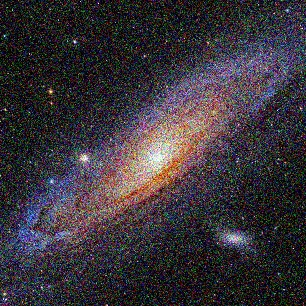
#> input picture galaxia/galaxia_0.jpg, 306 x 306 px; its folder holds 5 pictures in this run
$ python exc_01.py
#> lines starting #> are read from the running program, lines starting #| are printed output that depends on the picture
import cv2
import os
import numpy as np
import matplotlib.pyplot as plt

# a imagem com média fica ainda com bastante ruído de sal
#já a de mediana aparenta ter melhor resultado, mas apresenta ainda muitos ruídos cinza

# Caminho da pasta com as imagens
pasta = "galaxia"

# Lista todos os arquivos da pasta
arquivos = [f for f in os.listdir(pasta) if f.endswith(('.jpg'))]

# Acumula as imagens
soma_media = None
soma_mediana = None
cont = 0

for arquivo in arquivos:
    caminho = os.path.join(pasta, arquivo)
    img = cv2.imread(caminho, cv2.IMREAD_GRAYSCALE)
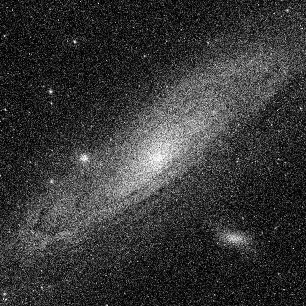
#> img: shape (306, 306); min 0, max 255, mean 54.9

    # Aplica filtros
    img_media = cv2.blur(img, (5,5))
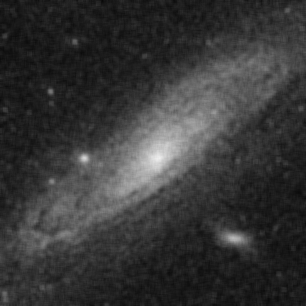
#> img_media: shape (306, 306); min 9, max 238, mean 54.9
    img_mediana = cv2.medianBlur(img, 5)

    # Inicializa as somas na primeira rodada
    if soma_media is None:
        soma_media = np.zeros_like(img, dtype=np.float32)
        soma_mediana = np.zeros_like(img, dtype=np.float32)

    # Acumula
    soma_media += img_media
    soma_mediana += img_mediana
    cont += 1
#> pass 2 of the loop `for arquivo in arquivos:`:
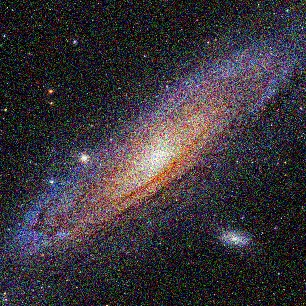
#> input picture galaxia/galaxia_1.jpg, 306 x 306 px
#> `img = cv2.imread(caminho, cv2.IMREAD_GRAYSCALE)`:
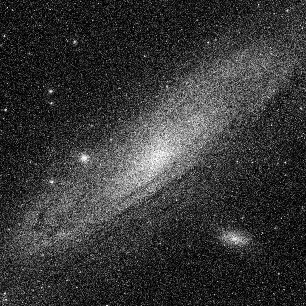
#> img: shape (306, 306); min 0, max 255, mean 54.8
#> `img_media = cv2.blur(img, (5,5))`:
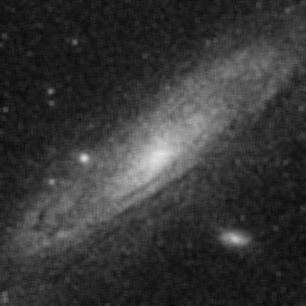
#> img_media: shape (306, 306); min 10, max 227, mean 54.8
#> pass 3 of the loop `for arquivo in arquivos:`:
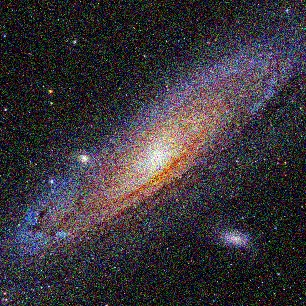
#> input picture galaxia/galaxia_10.jpg, 306 x 306 px
#> `img = cv2.imread(caminho, cv2.IMREAD_GRAYSCALE)`:
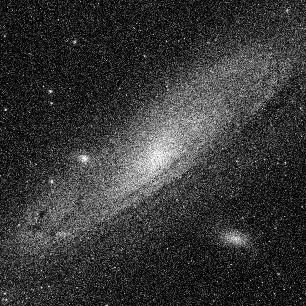
#> img: shape (306, 306); min 0, max 255, mean 55
#> `soma_media += img_media`:
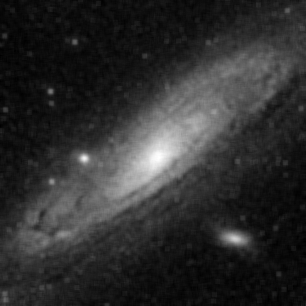
#> soma_media: shape (306, 306) float32; min 49, max 679, mean 164.7; drawn with min black and max white
#> the loop made 5 passes; the first 3 are shown

# Faz a média final
media_final = (soma_media / cont).astype(np.uint8)
mediana_final = (soma_mediana / cont).astype(np.uint8)

# Salva as imagens finais
cv2.imwrite("saida_media.jpg", media_final)
cv2.imwrite("saida_mediana.jpg", mediana_final)

# imagem para comparação
img = cv2.imread("galaxia/galaxia_0.jpg", cv2.IMREAD_GRAYSCALE)

# Plota histogramas
plt.figure(figsize=(12,4))

plt.subplot(1,3,1)
plt.title("Original")
plt.hist(img.ravel(), bins=256, range=(0,255), color='gray')

plt.subplot(1,3,2)
plt.title("Filtro Média")
plt.hist(media_final.ravel(), bins=256, range=(0,255), color='gray')

plt.subplot(1,3,3)
plt.title("Filtro Mediana")
plt.hist(mediana_final.ravel(), bins=256, range=(0,255), color='gray')

plt.show()
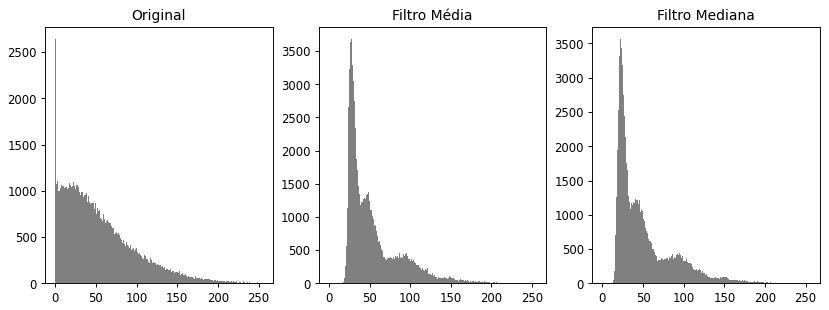
#> figure drawn by matplotlib, 3 panels; panel 1: tallest bar 2642 high, from x = 0 to 0.996; panel 2: tallest bar 3684 high, from x = 26.89 to 27.89; panel 3: tallest bar 3566 high, from x = 21.91 to 22.91
